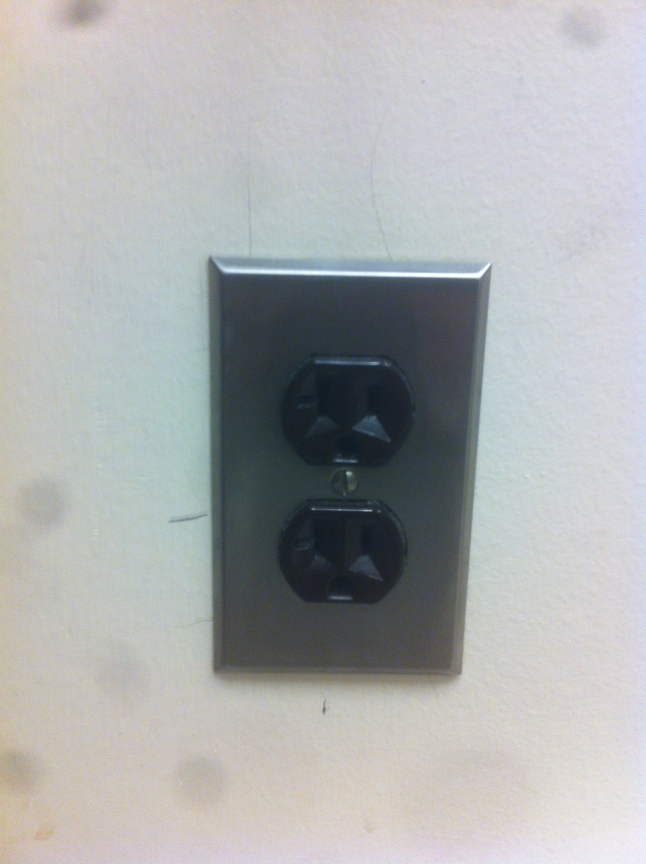
#> input picture PythonOpenCV/SocketTest.jpg, 1936 x 2592 px (shown at 1/3 size)
$ python blobAnal.py
#> lines starting #> are read from the running program, lines starting #| are printed output that depends on the picture; after the words box and inside, x2 and y2 are one past the last pixel; in counts of white or black regions, pixels touching at a corner belong together
import cv2

import numpy as np;

# Read image
img = cv2.imread("SocketTest.jpg")
#> img is the input picture: shape (2592, 1936, 3); mean B, G, R 175.8, 175.2, 173.1
img = cv2.resize(img,(0,0), fx=0.3, fy=0.3)
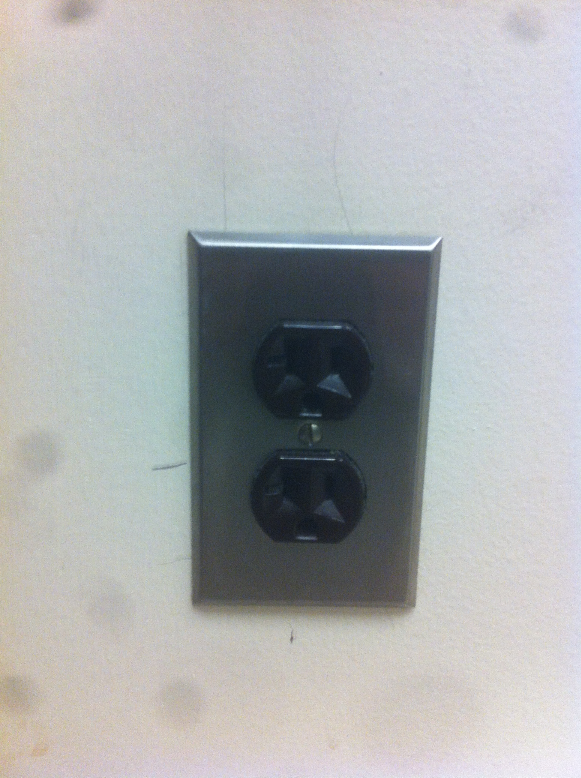
#> img: shape (778, 581, 3); mean B, G, R 175.7, 175.1, 173.1
gray = cv2.cvtColor(img,cv2.COLOR_BGR2GRAY)

params = cv2.SimpleBlobDetector_Params()

# Change thresholds
threshMin =.18
threshMax =.6
ret, im = cv2.threshold(gray, np.round(255*threshMin),np.round(255*threshMax),cv2.THRESH_BINARY)
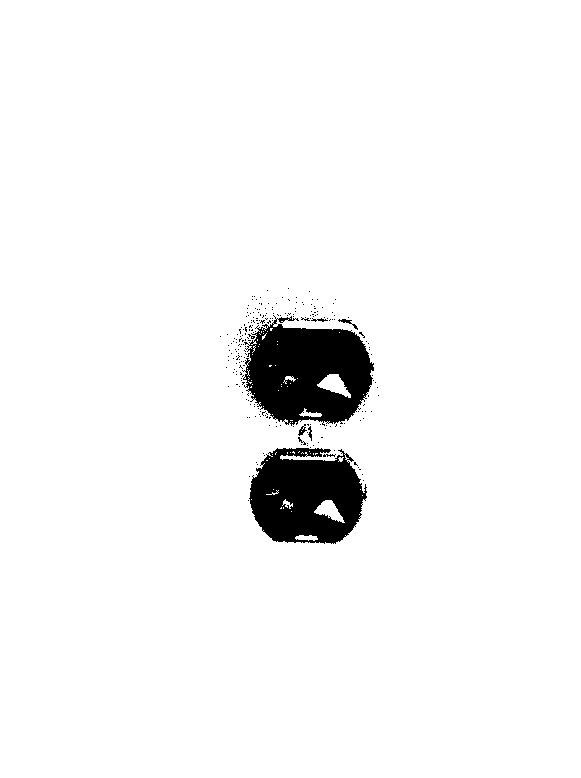
#> im: shape (778, 581); values 0 (black) and 153 (white), 95.9% white; 237 black regions (229 under 20 px), largest, box (x1, y1, x2, y2) and area: (242, 315, 374, 426) 9808, (249, 448, 367, 544) 8245, (338, 319, 358, 330) 55
#> ret = 46
cv2.imshow("Thresholded Image", im)

params.minThreshold = np.round(255*threshMin);
params.maxThreshold = np.round(255*threshMax);

# Filter by Area.
params.filterByArea = True
params.minArea = 10
params.maxArea = 70000

# [16 lines of commented-out code are left out]
detector = cv2.SimpleBlobDetector_create(params)


# Detect blobs.
keypoints = detector.detect(gray)
#> keypoints = ()

# Draw detected blobs as red circles.
# cv2.DRAW_MATCHES_FLAGS_DRAW_RICH_KEYPOINTS ensures the size of the circle corresponds to the size of blob
im_with_keypoints = cv2.drawKeypoints(img, keypoints, np.array([]), (0,0,255), cv2.DRAW_MATCHES_FLAGS_DRAW_RICH_KEYPOINTS)

# Show keypoints
cv2.imshow("Keypoints", im_with_keypoints)

cv2.waitKey(0)
